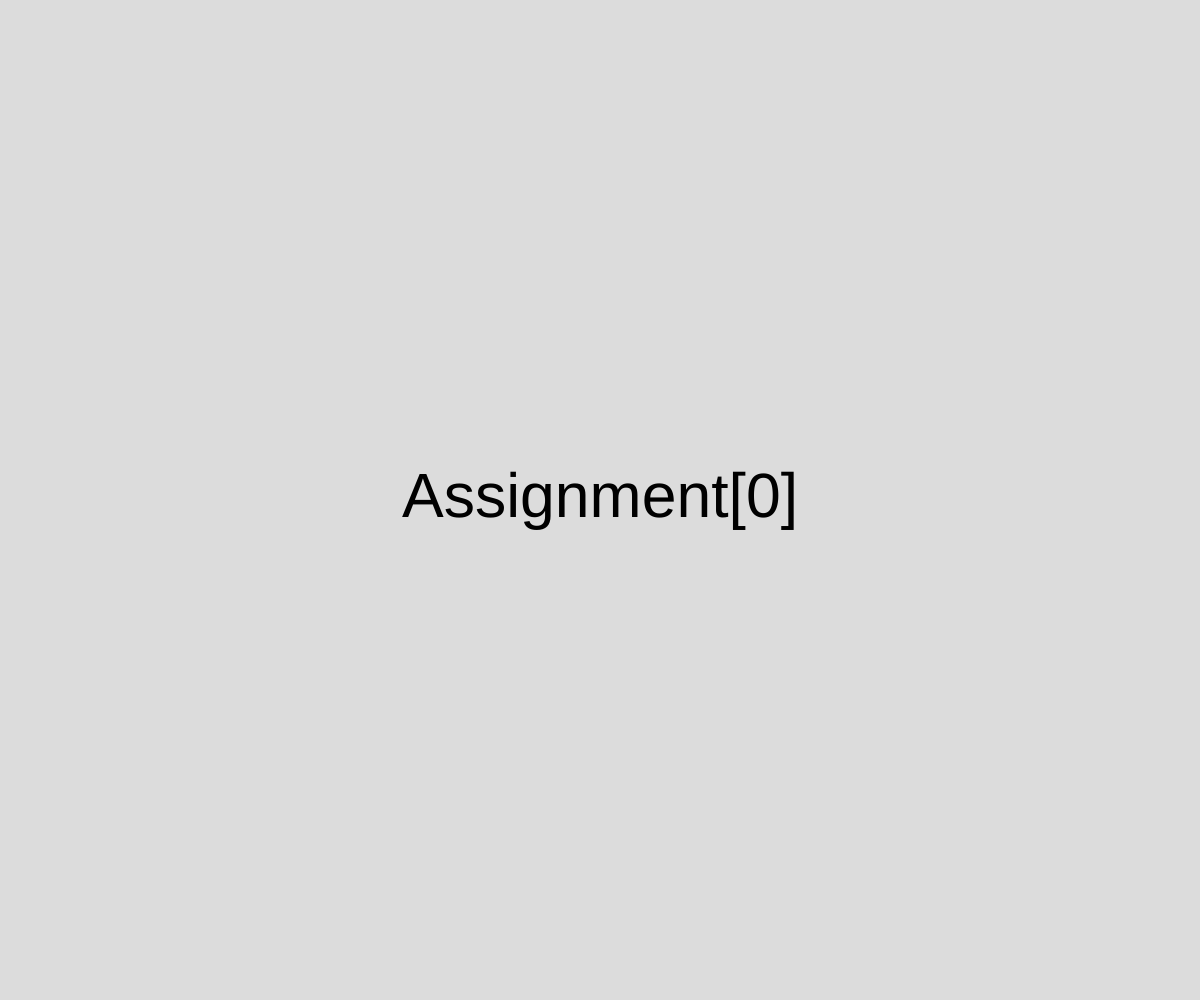
Frame 1 (no input)
Frame 60 (no input): identical to frame 1, image omitted
Frame 120 (the mouse pressed at the canvas centre since frame 60): identical to frame 1, image omitted

The p5.js sketch that drew this single still picture (run headless with seeded random() and noise() and a simulated clock; from frame 60 on, the mouse is pressed at the canvas centre):

// p5.js sketch
// ── sketch.js
function setup() {
  // Create a canvas as big as the container window
  createCanvas(windowWidth, windowHeight);
  textAlign(CENTER, CENTER);
}

function draw() {
  background(220);
  textSize(height / 16);
  text("Assignment[0]", width / 2, height / 2);
}

// This function is called any time the window is resized
function windowResized() {
  // Change the canvas size to fit the window
  resizeCanvas(windowWidth, windowHeight);
}
